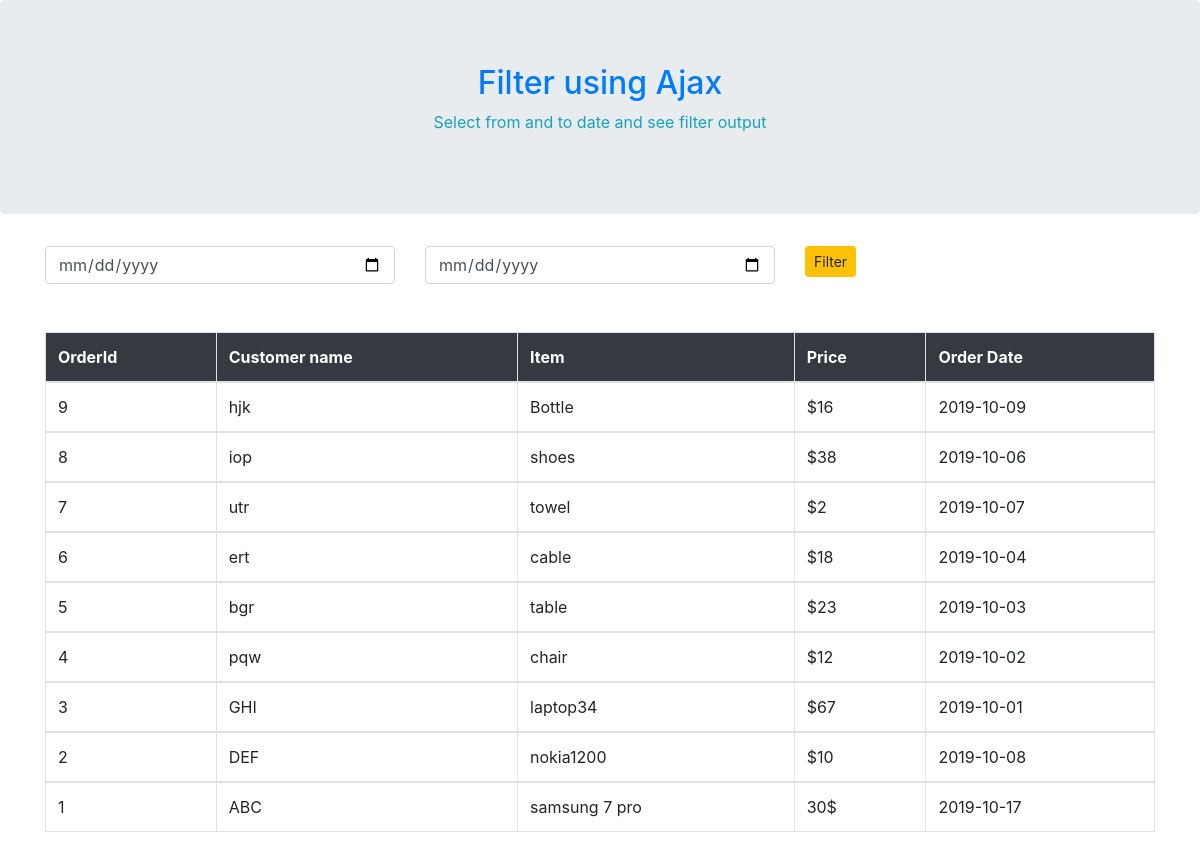
The page / on the database its author committed.
### tables this page shows
CREATE TABLE `itemlist` (
  `id` int(11) NOT NULL,
  `Customer name` varchar(50) NOT NULL,
  `item` varchar(100) NOT NULL,
  `value` varchar(30) NOT NULL,
  `order_date` date NOT NULL
);

### index.php (the view, shortened to what this page needs)
<?php
  $conn = mysqli_connect(DB_HOST,DB_USER,DB_PASS,DB_NAME);
  $query = "SELECT * FROM itemlist ORDER BY id desc";
  $result = mysqli_query($conn, $query);
?>
<!DOCTYPE html>
<html lang="en">
<head>
    <link rel="stylesheet" href="https://maxcdn.bootstrapcdn.com/bootstrap/4.3.1/css/bootstrap.min.css">
</head>
<body>
    <div class="jumbotron text-center">
        <h2 class="text-center text-primary">Filter using Ajax</h2>
        <p class="text-center text-info">Select from and to date and see filter output</p>
    </div>
    <div class="container">
        <div class="row">
            <div class="col-lg-4 col-xl-4 col-sm-12 col-md-4">
                <input type="date" name="from_date" id="from_date" value="" placeholder="enter fromdate" class="form-control" required>
            </div>
            <div class="col-lg-4 col-xl-4 col-sm-12 col-md-4">
                <input type="date" name="to_date" id="to_date" value="" placeholder="enter todate" class="form-control" required>
            </div>
            <div class="col-4">
                <input type="button" name="filter" class="btn btn-warning btn-sm" id="filter" value="Filter">
            </div>
            <div id="order_table" class="container">
                <table class="table table-bordered mx-auto w-100 d-block d-md-table mt-5">
                    <thead class="bg-dark text-white">
                        <tr>
                            <th>OrderId</th>
                            <th>Customer name</th>
                            <th>Item</th>
                            <th>Price</th>
                            <th>Order Date</th>
                        </tr>
                    </thead>
                    <?php
           while($row = mysqli_fetch_array($result))
           {
          ?>
                    <tbody>
                        <tr>
                            <td>
                                <?php echo $row["id"]; ?>
                            </td>
                            <td>
                                <?php echo $row["Customer name"]; ?>
                            </td>
                            <td>
                                <?php echo $row["item"]; ?>
                            </td>
                            <td>
                                <?php echo $row["value"]; ?>
                            </td>
                            <td>
                                <?php echo $row["order_date"]; ?>
                            </td>
                        </tr>
                    </tbody>
                    <?php
         }
         ?>
                </table>
            </div>
        </div>
    </div>
</body>
</html>

### rows shown on the page
itemlist: id "9", Customer name "hjk", item "Bottle", value "$16", order_date "2019-10-09"
itemlist: id "8", Customer name "iop", item "shoes", value "$38", order_date "2019-10-06"
itemlist: id "7", Customer name "utr", item "towel", value "$2", order_date "2019-10-07"
itemlist: id "6", Customer name "ert", item "cable", value "$18", order_date "2019-10-04"
itemlist: id "5", Customer name "bgr", item "table", value "$23", order_date "2019-10-03"
itemlist: id "4", Customer name "pqw", item "chair", value "$12", order_date "2019-10-02"
itemlist: id "3", Customer name "GHI", item "laptop34", value "$67", order_date "2019-10-01"
itemlist: id "2", Customer name "DEF", item "nokia1200", value "$10", order_date "2019-10-08"
itemlist: id "1", Customer name "ABC", item "samsung 7 pro", value "30$", order_date "2019-10-17"
